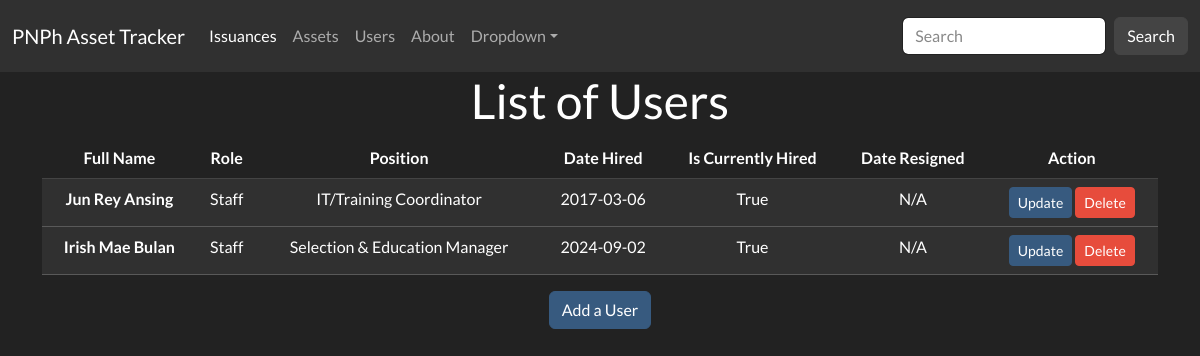
Screenshot of /users-list with the database file from the repository.
### app/models.py (models this page shows)
class User(db.Model):
    id = db.Column(db.Integer, primary_key=True)
    name = db.Column(db.String(50), nullable=False)
    role = db.Column(db.String(50), nullable=False)
    position = db.Column(db.String(50), nullable=False)
    date_hired = db.Column(db.Date, nullable=False)
    is_currently_hired = db.Column(db.Boolean, nullable=False, default=True)
    date_resigned = db.Column(db.Date, nullable=True)
    issuances = db.relationship('Issuance', backref='user', lazy=True)

### app/controllers.py (the view)
@main.route('/users-list')
def users_list():
    users = User.query.all()
    return render_template('users_list.html', users=users)

### app/templates/users_list.html (shortened to what this page needs)
{% extends 'base.html' %}
{% block content %}
    <div class="container">
      <div class="text-center">
        <h1>List of Users</h1>
        <table class="table table-hover">
          <thead>
            <tr>
              <th scope="col">Full Name</th>
              <th scope="col">Role</th>
              <th scope="col">Position</th>
              <th scope="col">Date Hired</th>
              <th scope="col">Is Currently Hired</th>
              <th scope="col">Date Resigned</th>
              <th scope="col">Action</th>
            </tr>
          </thead>
          <tbody>
            {% for user in users %}
            <tr class="table-dark">
              <th scope="row">{{ user.name }}</th>
              <td>{{ user.role }}</td>
              <td>{{ user.position }}</td>
              <td>{{ user.date_hired }}</td>
              <td>{{ user.is_currently_hired }}</td>
              <td>{{ user.date_resigned or "N/A" }}</td>
              <td>
                <button type="button" class="btn btn-primary btn-sm" onclick="location.href='{{ url_for('main.update_status', id=user.id) }}'">Update</button>
                <button type="submit" class="btn btn-danger btn-sm" data-bs-toggle="modal" data-bs-target="#exampleModal{{ user.id }}">Delete</button>
              </td>
            </tr>
            {% endfor %}
          </tbody>
        </table>
      </div>
    </div>
    <div class="text-center text-bottom">
        <button type="button" class="btn btn-primary" onclick="location.href='{{ url_for('main.add_user') }}'">Add a User</button>
    </div>
{% endblock %}

### rows the page displays
User: name "Jun Rey Ansing", role "Staff", position "IT/Training Coordinator", date_hired "2017-03-06", is_currently_hired "True", date_resigned "N/A"
User: name "Irish Mae Bulan", role "Staff", position "Selection & Education Manager", date_hired "2024-09-02", is_currently_hired "True", date_resigned "N/A"
